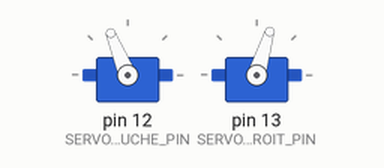
Simulated run of this sketch. Board: Arduino Uno, built with avr-gcc and run on an emulated ATmega328P. Parts: 2 × servo.

Above: at 0.1 s.
At 3.1 s:
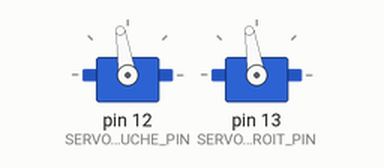
At 5.1 s:
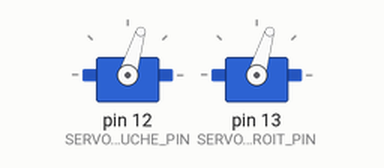
Timing chart, 0 to 6.6 s (numbered marks = the images above):
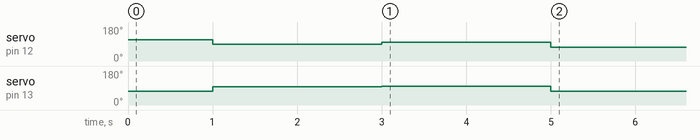

The sketch:

deplacement_base2.ino
```cpp
#include <Servo.h>

#define SERVO_GAUCHE_PIN 12
#define SERVO_DROIT_PIN 13
#define IMP_MAX 1700 //Impulsion maximale recevable par les servos moteurs
#define IMP_ARRET 1500 //Impulsion pour que les servos ne tourne pas
#define IMP_MIN 1300 //Impulsion minimale recevable par les servos moteurs


Servo Servo_droit;
Servo Servo_gauche;

void setup() {


  pinMode (5, INPUT);
  pinMode (7, INPUT);

  Servo_droit.attach(SERVO_GAUCHE_PIN);
  Servo_gauche.attach(SERVO_DROIT_PIN);

  avancerRobot(1000, 50);
  reculerRobot(2000, 20);
  surPlaceDroite(2000,35);
  surPlaceGauche (2000,50);


  stopRobot();
}

void loop() {


}


int getImpulsion(double vitesse){

  if(vitesse == 0) return 1500; //Evite les erreurs d'arrondi pour la vitesse 0

  double x = vitesse;
  int impulsion;
  double w;
  int const nbDeg = 10;

  //1498 + -2,7x + 0,0172x^2 + 6,11E-03x^3 + -7,09E-05x^4 + -1,04E-05x^5 + 9,25E-08x^6 + 6,59E-09x^7 + -4,7E-11x^8 + -1,42E-12x^9 + 8,17E-15x^10
  //impulsion = 1498 - 2.7*x + 0.0172*pow(x,2) + 6.11*pow(10,-3)*pow(x,3) - 7.09*pow(10,-5)*pow(x,4) - 1.04*pow(10,-5)*pow(x,5) + 9.25*pow(10,-8)*pow(x,6) + 6.59*pow(10,-9)*pow(x,7) - 4.7*pow(10,-11)*pow(x,8) - 1.42*pow(10,-12)*pow(x,9) + 8.17*pow(10,-15)*pow(x,10);

  //Initialisation du tableau des coefficients
  double coef[nbDeg+1] = {0.00000000000000817, -0.00000000000142, -0.000000000047, 0.00000000659, 0.0000000925, -0.0000104, -0.0000709, 0.00611, 0.0172, - 2.7, 1498};

  w = coef[0]; //Initialisation de w avec le coef de plus grand degré
  for(int i = 1; i < nbDeg+1; i++){
    w = w * x + coef[i];   //Récriture de la variable en suivant la méthode de Horner
  }

  impulsion = w;

  //Verification pour ne pas dépasser la capacité maximal des servos moteurs.
  if(impulsion > IMP_MAX) return IMP_MAX;
  if(impulsion < IMP_MIN) return IMP_MIN;
  return impulsion;
}


void surPlaceDroite(int duree_deplacement, int vitesse){
  Servo_gauche.writeMicroseconds (getImpulsion(-vitesse));
  Servo_droit.writeMicroseconds (getImpulsion(-vitesse));
  if(duree_deplacement >= 0){
    delay(duree_deplacement);
  }
}

void surPlaceGauche(int duree_deplacement, int vitesse){
  Servo_droit.writeMicroseconds (getImpulsion(vitesse));
  Servo_gauche.writeMicroseconds (getImpulsion(vitesse));
  if(duree_deplacement >= 0){
    delay(duree_deplacement);
  }
}


void avancerRobot(int duree_deplacement,int vitesse){
  Servo_droit.writeMicroseconds (getImpulsion(-vitesse));
  Servo_gauche.writeMicroseconds (getImpulsion(vitesse));
  if(duree_deplacement >= 0){
    delay(duree_deplacement);
  }
}

void reculerRobot(int duree_deplacement,int vitesse){
  avancerRobot(duree_deplacement, -vitesse);
}


void stopRobot(){
  Servo_droit.detach();
  Servo_gauche.detach();
}
```
